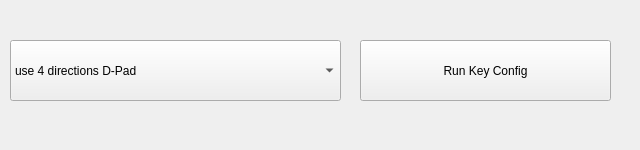
<?xml version="1.0" encoding="UTF-8"?>
<ui version="4.0">
 <class>controlsettingsClass</class>
 <widget class="QWidget" name="controlsettingsClass">
  <property name="geometry">
   <rect>
    <x>0</x>
    <y>0</y>
    <width>640</width>
    <height>150</height>
   </rect>
  </property>
  <property name="windowTitle">
   <string>controlsettings</string>
  </property>
  <widget class="QLabel" name="Controllabel">
   <property name="geometry">
    <rect>
     <x>0</x>
     <y>0</y>
     <width>640</width>
     <height>150</height>
    </rect>
   </property>
   <property name="styleSheet">
    <string notr="true"/>
   </property>
   <property name="text">
    <string/>
   </property>
  </widget>
  <widget class="QPushButton" name="keyconfigButton">
   <property name="geometry">
    <rect>
     <x>360</x>
     <y>40</y>
     <width>251</width>
     <height>61</height>
    </rect>
   </property>
   <property name="text">
    <string>Run Key Config</string>
   </property>
  </widget>
  <widget class="QComboBox" name="dpadSettings">
   <property name="geometry">
    <rect>
     <x>10</x>
     <y>40</y>
     <width>331</width>
     <height>61</height>
    </rect>
   </property>
   <item>
    <property name="text">
     <string>use 4 directions D-Pad</string>
    </property>
   </item>
   <item>
    <property name="text">
     <string>use 8 directions D-Pad</string>
    </property>
   </item>
  </widget>
 </widget>
 <layoutdefault spacing="6" margin="11"/>
 <resources/>
 <connections/>
</ui>
